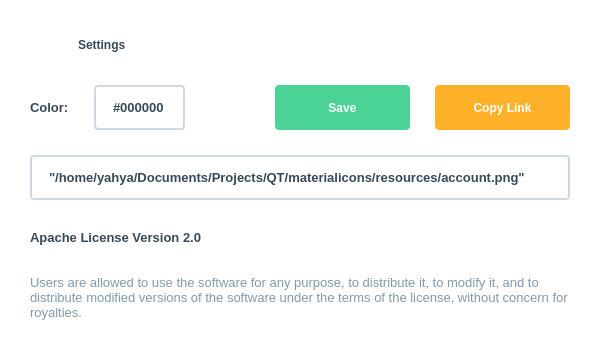
<?xml version="1.0" encoding="UTF-8"?>
<ui version="4.0">
 <class>Dialog</class>
 <widget class="QDialog" name="Dialog">
  <property name="geometry">
   <rect>
    <x>0</x>
    <y>0</y>
    <width>600</width>
    <height>350</height>
   </rect>
  </property>
  <property name="windowTitle">
   <string>Dialog</string>
  </property>
  <property name="styleSheet">
   <string notr="true">QDialog{
background-color: #ffffff;
}</string>
  </property>
  <layout class="QVBoxLayout" name="verticalLayout">
   <property name="spacing">
    <number>25</number>
   </property>
   <property name="leftMargin">
    <number>30</number>
   </property>
   <property name="topMargin">
    <number>30</number>
   </property>
   <property name="rightMargin">
    <number>30</number>
   </property>
   <property name="bottomMargin">
    <number>30</number>
   </property>
   <item>
    <widget class="QWidget" name="iconNameWidget" native="true">
     <layout class="QHBoxLayout" name="iconNameLayout">
      <property name="spacing">
       <number>0</number>
      </property>
      <property name="leftMargin">
       <number>0</number>
      </property>
      <property name="topMargin">
       <number>0</number>
      </property>
      <property name="rightMargin">
       <number>0</number>
      </property>
      <property name="bottomMargin">
       <number>0</number>
      </property>
      <item>
       <widget class="QLabel" name="iconPreview">
        <property name="sizePolicy">
         <sizepolicy hsizetype="Fixed" vsizetype="Fixed">
          <horstretch>0</horstretch>
          <verstretch>0</verstretch>
         </sizepolicy>
        </property>
        <property name="minimumSize">
         <size>
          <width>25</width>
          <height>25</height>
         </size>
        </property>
        <property name="maximumSize">
         <size>
          <width>25</width>
          <height>25</height>
         </size>
        </property>
        <property name="text">
         <string/>
        </property>
        <property name="scaledContents">
         <bool>true</bool>
        </property>
        <property name="alignment">
         <set>Qt::AlignCenter</set>
        </property>
       </widget>
      </item>
      <item>
       <widget class="QLabel" name="iconName">
        <property name="font">
         <font>
          <bold>true</bold>
         </font>
        </property>
        <property name="styleSheet">
         <string notr="true">QLabel{
margin-left: 20px;
color: #374957;
}</string>
        </property>
        <property name="text">
         <string>Settings</string>
        </property>
       </widget>
      </item>
      <item>
       <widget class="QPushButton" name="closeButton">
        <property name="sizePolicy">
         <sizepolicy hsizetype="Fixed" vsizetype="Fixed">
          <horstretch>0</horstretch>
          <verstretch>0</verstretch>
         </sizepolicy>
        </property>
        <property name="minimumSize">
         <size>
          <width>30</width>
          <height>30</height>
         </size>
        </property>
        <property name="styleSheet">
         <string notr="true">QPushButton{
border: 0px;
}
QPushButton:hover{
background-color: rgb(211, 215, 207);
}</string>
        </property>
        <property name="text">
         <string/>
        </property>
        <property name="icon">
         <iconset resource="icons.qrc">
          <normaloff>:/icons/native/close.png</normaloff>:/icons/native/close.png</iconset>
        </property>
        <property name="iconSize">
         <size>
          <width>25</width>
          <height>25</height>
         </size>
        </property>
        <property name="flat">
         <bool>true</bool>
        </property>
       </widget>
      </item>
     </layout>
    </widget>
   </item>
   <item>
    <layout class="QHBoxLayout" name="buttonLayout">
     <property name="spacing">
      <number>25</number>
     </property>
     <item>
      <widget class="QLabel" name="colorLabel">
       <property name="font">
        <font>
         <pointsize>10</pointsize>
         <bold>true</bold>
        </font>
       </property>
       <property name="styleSheet">
        <string notr="true">QLabel{
color: #374957;
}</string>
       </property>
       <property name="text">
        <string>Color:</string>
       </property>
      </widget>
     </item>
     <item>
      <widget class="QLineEdit" name="colorEdit">
       <property name="minimumSize">
        <size>
         <width>0</width>
         <height>45</height>
        </size>
       </property>
       <property name="font">
        <font>
         <pointsize>10</pointsize>
         <bold>true</bold>
        </font>
       </property>
       <property name="styleSheet">
        <string notr="true">QLineEdit{
border: 2px solid #cfd9e0;
border-radius: 4px;
color: #374957;
padding-left: 15px;
}</string>
       </property>
       <property name="text">
        <string>#000000</string>
       </property>
      </widget>
     </item>
     <item>
      <widget class="QPushButton" name="colorPreview">
       <property name="sizePolicy">
        <sizepolicy hsizetype="Fixed" vsizetype="Fixed">
         <horstretch>0</horstretch>
         <verstretch>0</verstretch>
        </sizepolicy>
       </property>
       <property name="minimumSize">
        <size>
         <width>40</width>
         <height>40</height>
        </size>
       </property>
       <property name="maximumSize">
        <size>
         <width>40</width>
         <height>40</height>
        </size>
       </property>
       <property name="styleSheet">
        <string notr="true">QPushButton{
border: 0px;
border-radius: 4px;
}
QPushButton:hover{
background-color: rgb(238, 238, 236);
}
QPushButton:pressed{
background-color: rgb(211, 215, 207);
}</string>
       </property>
       <property name="text">
        <string/>
       </property>
       <property name="icon">
        <iconset resource="icons.qrc">
         <normaloff>:/icons/native/circle.png</normaloff>:/icons/native/circle.png</iconset>
       </property>
       <property name="iconSize">
        <size>
         <width>20</width>
         <height>20</height>
        </size>
       </property>
       <property name="flat">
        <bool>true</bool>
       </property>
      </widget>
     </item>
     <item>
      <widget class="QPushButton" name="saveButton">
       <property name="sizePolicy">
        <sizepolicy hsizetype="Fixed" vsizetype="Fixed">
         <horstretch>0</horstretch>
         <verstretch>0</verstretch>
        </sizepolicy>
       </property>
       <property name="minimumSize">
        <size>
         <width>135</width>
         <height>45</height>
        </size>
       </property>
       <property name="font">
        <font>
         <bold>true</bold>
        </font>
       </property>
       <property name="styleSheet">
        <string notr="true">QPushButton{
background-color: #4ad395;
border-radius: 4px;
color: #ffffff;
}
QPushButton:hover{
background-color: #2bc48a;
}</string>
       </property>
       <property name="text">
        <string>Save</string>
       </property>
       <property name="flat">
        <bool>true</bool>
       </property>
      </widget>
     </item>
     <item>
      <widget class="QPushButton" name="copyLinkButton">
       <property name="sizePolicy">
        <sizepolicy hsizetype="Fixed" vsizetype="Fixed">
         <horstretch>0</horstretch>
         <verstretch>0</verstretch>
        </sizepolicy>
       </property>
       <property name="minimumSize">
        <size>
         <width>135</width>
         <height>45</height>
        </size>
       </property>
       <property name="font">
        <font>
         <bold>true</bold>
        </font>
       </property>
       <property name="styleSheet">
        <string notr="true">QPushButton{
background-color: #ffb229;
border-radius: 4px;
color: #ffffff;
}
QPushButton:hover{
background-color: #fca120;
}</string>
       </property>
       <property name="text">
        <string>Copy Link</string>
       </property>
      </widget>
     </item>
    </layout>
   </item>
   <item>
    <widget class="QLineEdit" name="iconLocation">
     <property name="minimumSize">
      <size>
       <width>0</width>
       <height>45</height>
      </size>
     </property>
     <property name="font">
      <font>
       <pointsize>10</pointsize>
       <bold>true</bold>
      </font>
     </property>
     <property name="styleSheet">
      <string notr="true">QLineEdit{
border: 2px solid #cfd9e0;
border-radius: 4px;
color: #374957;
padding-left: 15px;
}</string>
     </property>
     <property name="text">
      <string>&quot;/home/yahya/Documents/Projects/QT/materialicons/resources/account.png&quot;</string>
     </property>
     <property name="readOnly">
      <bool>true</bool>
     </property>
    </widget>
   </item>
   <item>
    <widget class="QLabel" name="licenseType">
     <property name="font">
      <font>
       <pointsize>10</pointsize>
       <bold>true</bold>
      </font>
     </property>
     <property name="styleSheet">
      <string notr="true">QLabel{
color: #374957;
}</string>
     </property>
     <property name="text">
      <string>Apache License Version 2.0</string>
     </property>
    </widget>
   </item>
   <item>
    <widget class="QLabel" name="licenseTerms">
     <property name="font">
      <font>
       <pointsize>10</pointsize>
      </font>
     </property>
     <property name="styleSheet">
      <string notr="true">QLabel{
color: #8199ab;
}</string>
     </property>
     <property name="text">
      <string>Users are allowed to use the software for any purpose, to distribute it, to modify it, and to distribute modified versions of the software under the terms of the license, without concern for royalties.</string>
     </property>
     <property name="wordWrap">
      <bool>true</bool>
     </property>
    </widget>
   </item>
  </layout>
 </widget>
 <resources>
  <include location="icons.qrc"/>
 </resources>
 <connections/>
</ui>
